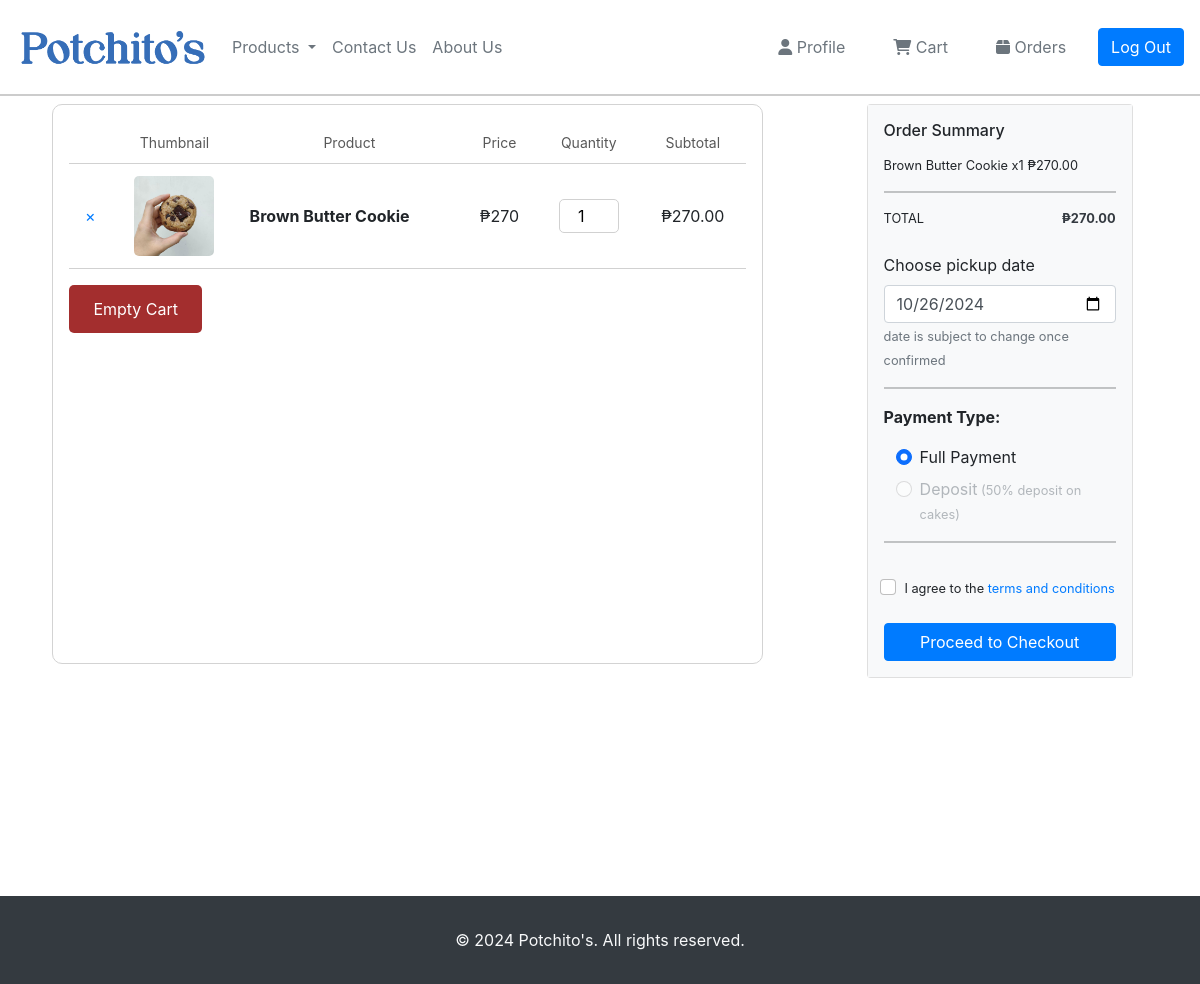
The page /public/pages/cart.php (signed in) on the database its author committed.
### tables this page shows
CREATE TABLE `orders` (
  `oID` int(11) NOT NULL,
  `tID` int(11) NOT NULL,
  `pID` int(11) NOT NULL,
  `oQty` int(11) NOT NULL
);

CREATE TABLE `products` (
  `pID` int(11) NOT NULL,
  `pName` varchar(50) NOT NULL,
  `pPrice` float(9,2) NOT NULL,
  `pDesc` text NOT NULL,
  `pType` int(11) NOT NULL DEFAULT 0,
  `pVisibility` int(11) NOT NULL DEFAULT 1,
  `pPrepTime` int(11) NOT NULL
);

### public/pages/cart.php (the view, shortened to what this page needs)
<?php
    $prepTime = 0;
    require('../../controller/db_model.php');
    $stmt = $conn->prepare("SELECT tID FROM transactions WHERE uID = ? AND tStatus = 1");
    $stmt->execute([$_SESSION['userID']]);
    $transaction = $stmt->fetchColumn();
    if($transaction){
        $stmt = $conn->prepare("SELECT COUNT(*) FROM orders WHERE tID = ?");
        $stmt->execute([$transaction]);
        $orders = $stmt->fetchAll(PDO::FETCH_ASSOC);
        if($orders > 0){
            $stmt = $conn->prepare("SELECT o.oID, p.pID, p.pType, p.pName, p.pPrice, cc.ccName, c.cLayers, o.oQty,
                                    CASE WHEN p.pType = 3
                                    	THEN (p.pPrice + (COALESCE(cf.cfPrice, 0) * COALESCE(c.cLayers, 0) * COALESCE(cs.csSize, 0)))
                                    	ELSE p.pPrice
                                    	END AS total, p.pPrepTime
                                    FROM orders o
                                    INNER JOIN products p ON o.pID = p.pID
                                    LEFT JOIN cakes c ON o.oID = c.oID
                                    LEFT JOIN cakes_flavor cf ON c.cfID = cf.cfID
                                    LEFT JOIN cakes_size cs ON c.csID = cs.csID
                                    LEFT JOIN cakes_color cc ON c.ccID = cc.ccID
                                    WHERE o.tID = ?");
            $stmt->execute([$transaction]);
            $products = $stmt->fetchAll(PDO::FETCH_ASSOC);
        }
        foreach($products as $product){
            $prepTime += ($product['pPrepTime'] * $product['oQty']);
        }
    }else{
        $transaction = null;
    }
    ?>
<!DOCTYPE html>
<html lang="en">
<head>
    <link href="https://cdn.jsdelivr.net/npm/bootstrap@5.0.2/dist/css/bootstrap.min.css" rel="stylesheet">
    <link rel="stylesheet" href="../css/cart.css">
</head>
<body>
    <?php include 'layout/header.php'; ?>
    <section id="cart-section" class="p-2">
        <div class="cart-content">
            <div class="cart-items" style="max-height: 70vh; overflow-y: auto;">
                <table>
                    <thead>
                        <tr>
                            <th></th>
                            <th>Thumbnail</th>
                            <th>Product</th>
                            <th>Price</th>
                            <th>Quantity</th>
                            <th>Subtotal</th>
                        </tr>
                    </thead>
                    <tbody>
                    <?php
                    if(isset($products)){
                        foreach($products as $product){ ?>
                        <tr class="clickable-row" data-product-id="<?=$product['pID']?>" data-href="product-view.php?id=<?=$product['pID']?>&type=<?=$product['pType']?>">
                            <td><a href="cart.php?remove=<?=$product['pID']?>" class="remove-item">×</a></td>
                            <td><img src="../../product-gallery/<?= array('Cookie', 'Pastry', 'Cake')[$product['pType']-1]."_".$product['pID'].".jpg"?>" alt="Cake Image" class="item-image"></td>
                            <td style="text-align:left;"><b><?=$product['pName']?></b>
                            </td>
                            <td>₱<?=$product['total'] ?></td>
                            <td><input type="number" value="<?=$product['oQty']?>" min="1" class="quantity-input product-qty"></td>
                            <td class="subtotal">
                            </td>
                        </tr>
                        <?php }}?>
                    </tbody>
                </table>
                <?php if(isset($products)){
                    if(count($products) > 0){ ?>
                    <form action="cart.php" method="post">
                        <button class="empty-cart" name="emptyCart" value="<?= $transaction?>">Empty Cart</button>
                    </form>
                <?php }} ?>
            </div>
            <div class="col-lg-3">
                <div class="card position-sticky top-0 mb-1">
                    <form action="../../controller/checkout.php" method="POST" class="p-3 bg-light bg-opacity-10">
                        <h6 class="card-title mb-3">Order Summary</h6>
                        <?php
                        if(isset($products)){
                            foreach($products as $product){ ?>
                            <div class="d-flex justify-content-between mb-1 small">
                                <span><?=$product['pName'] . " x" . $product['oQty']?>
                                    <span class="summary-price">
                                    </span>
                                </span>
                            </div>
                        <?php } ?>
                        <hr>
                        <div class="d-flex justify-content-between mb-4 small">
                            <span>TOTAL</span> <strong id="order-total" class="text-dark">₱</strong>
                        </div>
                        <label for="date" class="form-label">Choose pickup date</label>
                        <?php
                            $timestamp = strtotime('+' . ($prepTime + 24) . ' hours');
                            $timestamp = strtotime(date('Y-m-d', $timestamp) . ' + ' . ceil(($prepTime + 24) / 24) . ' hours');
                        ?>
                        <input class="form-control" type="date" id="date" name="orderDate" value="<?= date('Y-m-d', $timestamp)?>" min="<?= date('Y-m-d', $timestamp)?>" required>
                        <small class="text-muted" >date is subject to change once confirmed</small>
                        <hr/>
                            <p><b>Payment Type:</b></p>
                            <div class="form-check my-2 mx-3">
                                <input class="form-check-input" type="radio" name="paymentOption" id="fullPayment" value="1"
                                <?php if(!in_array(3, array_column($products, 'pType'))){ echo 'checked'; }else{ echo ''; }?>>
                                <label class="form-check-label" for="fullPayment" value="1">
                                    Full Payment
                                </label>
                            </div>
                            <div class="form-check my-2 mx-3">
                                <input class="form-check-input" type="radio" name="paymentOption" id="deposit" value="2"
                                <?php if(in_array(3, array_column($products, 'pType'))){ echo 'checked'; }else{ echo 'disabled'; }?>>
                                <label class="form-check-label" for="deposit" value="2">
                                    Deposit<small> (50% deposit on cakes)</small>
                                </label>
                            </div>
                        <hr/>
                        <div class="d-flex justify-content-center">
                            <div class="form-check my-3" >
                            <input class="form-check-input" type="checkbox" value="" id="tnc" required>
                            <label class="form-check-label" for="tnc">
                                <small>I agree to the <a href="terms-and-conditions.php">terms and conditions</a></small>
                            </label>
                            </div>
                        </div>
                        <button class="btn btn-primary w-100 mt-2" <?php if(count($products) == 0) echo 'disabled';?>>
                            Proceed to Checkout
                        </button>
                        <?php }?>
                    </form>
                </div>
            </div>
        </div>
    </section>
    <?php include 'layout/footer.php'; ?>
</body>
</html>

### public/css/cart.css (style rules this page uses)
#cart-section { padding: 3em; background-color: white; height: 100vh; }
.cart-content { display: flex; justify-content: space-around; }
.cart-items { width: 60%; padding: 1em; border-radius: 10px; border: 0.5px solid lightgray; }
.cart-items th { padding: 0.75em; text-align: center; border-bottom: 1px solid #d1d1d1; color: #585858; font-weight: normal; font-size: 0.875rem; }
hr { border: 1px solid #3a549c; margin: 1em 0; }
.cart-items table { width: 100%; border-collapse: collapse; }
.cart-items th, .cart-items td { padding: 0.75em; text-align: center; border-bottom: 1px solid #d1d1d1; }
.item-image { width: 80px; height: 80px; object-fit: cover; border-radius: 5px; }
.quantity-input { width: 60px; padding: 0.25em; border: 1px solid #d1d1d1; border-radius: 5px; text-align: center; }
.remove-item { border: none; background-color: white; cursor: pointer; }
.empty-cart { display: block; margin-top: 1em; background-color: #a32e2e; color: white; padding: 0.75rem 1.5rem; border: none; border-radius: 5px; cursor: pointer; }

### rows shown on the page
orders: pID.pName "Brown Butter Cookie", total "270", oQty "1"
